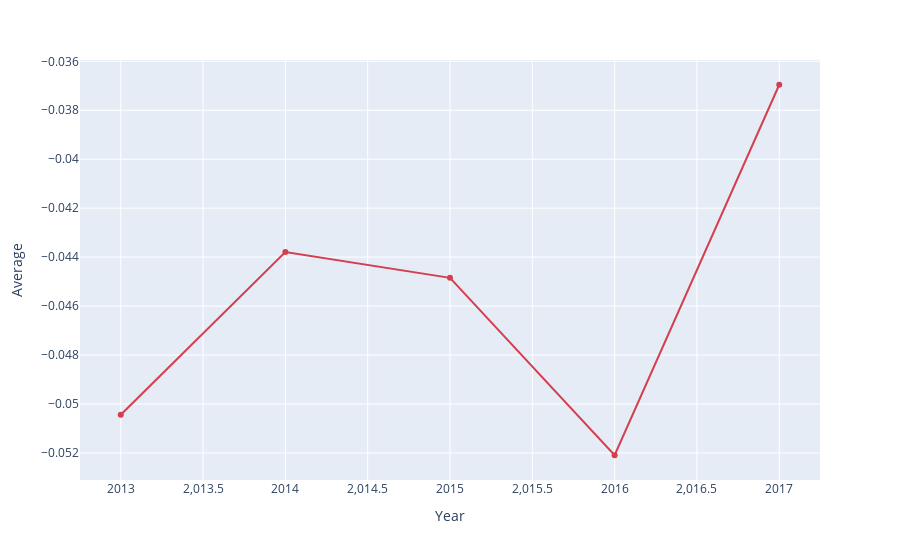

The cell this chart's notebook holds for it:
### Code cell
# MULTIPLE YEARS
# COUNTRY

def fig_E_top_line_beer(df, country, year1, year2):

    dem_dash = dem.T.reset_index().rename(columns={"index": "Year"})
    
    mask_gt = ( dem_dash["Year"] >= year1 )
    mask_lt = ( dem_dash["Year"] <= year2)
    df = dem_dash[[country, "Year"]][mask_gt & mask_lt]
    return px.line(df, x="Year", y=country, markers=True).update_traces(line_color=px.colors.diverging.Spectral[1])

fig_E_top_line_beer(dem, "Average", 2013, 2017)

### Figure 1 — Plotly figure (JSON) as saved in the notebook; plotly's stock layout.template omitted (floating-point values rounded to 4 significant figures)
{"data": [{"hovertemplate": "Year=%{x}<br>Average=%{y}<extra></extra>", "legendgroup": "", "line": {"color": "rgb(213,62,79)", "dash": "solid"}, "marker": {"symbol": "circle"}, "mode": "lines+markers", "name": "", "orientation": "v", "showlegend": false, "type": "scatter", "x": [2013, 2014, 2015, 2016, 2017], "xaxis": "x", "y": [-0.05044, -0.04379, -0.04485, -0.05209, -0.03696], "yaxis": "y"}], "layout": {"autosize": true, "legend": {"tracegroupgap": 0}, "margin": {"t": 60}, "xaxis": {"anchor": "y", "autorange": true, "domain": [0, 1], "range": [2013.0, 2017.0], "title": {"text": "Year"}, "type": "linear"}, "yaxis": {"anchor": "x", "autorange": true, "domain": [0, 1], "range": [-0.05327, -0.03579], "title": {"text": "Average"}, "type": "linear"}}}
